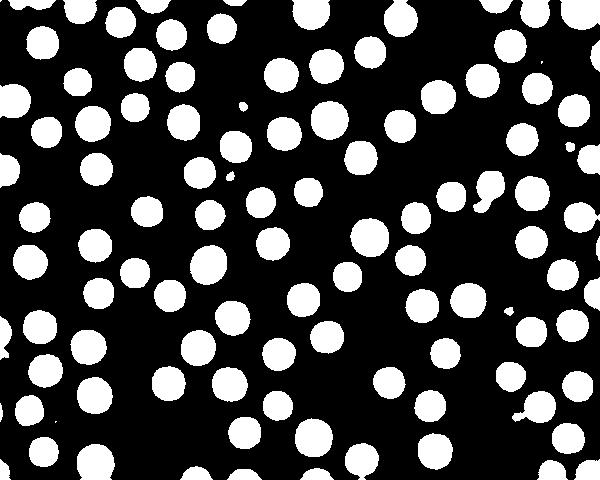
%> input picture Terkikis1.jpg, 600 x 480 px
$ octave Convolutin_Mean_Filtering.m   (GNU Octave 9; MATLAB toolbox functions it lacks are replaced by stand-ins)
%> lines starting %> are read from the running program, lines starting %| are printed output that depends on the picture

F = imread('Terkikis1.jpg');
%> F is the input picture: size 480x600 uint8; min 0, max 255, mean 70.7
[r,c] = size(F);
%> r = 480; c = 600
G = zeros(r,c);
h = (1/9) * ones(3,3);
G = conv2(F,h,'same');
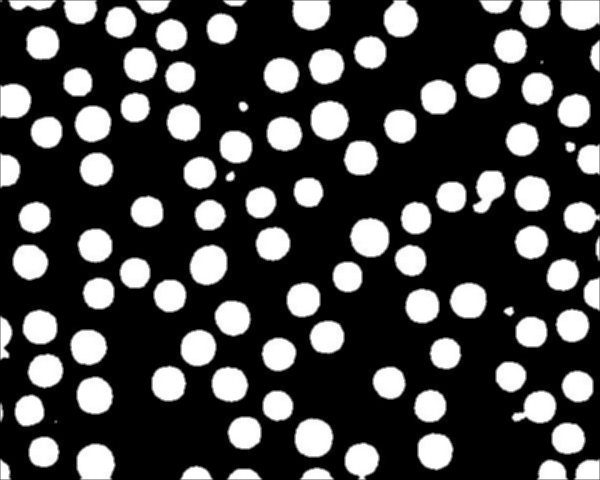
%> G: size 480x600 double; min 0, max 255, mean 70.5; drawn with min black and max white
G = uint8(G);
%> G: size 480x600 uint8
subplot(1,4,1), title('asli'), imshow(F), subplot(1,4,2), title('berubah'), imshow(G), subplot(1,4,3), imhist(F), subplot(1,4,4), imhist(G)
%> after `imhist(G)`:
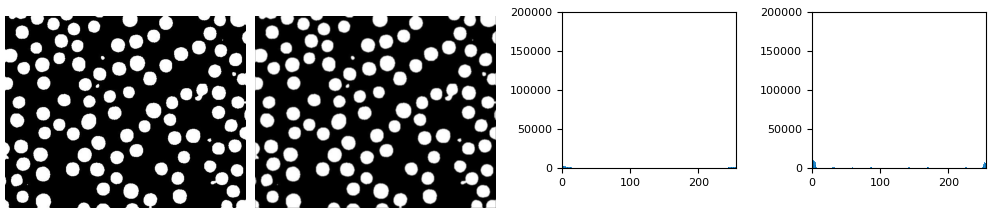
%> figure redrawn from the program's plot data, 4 panels
